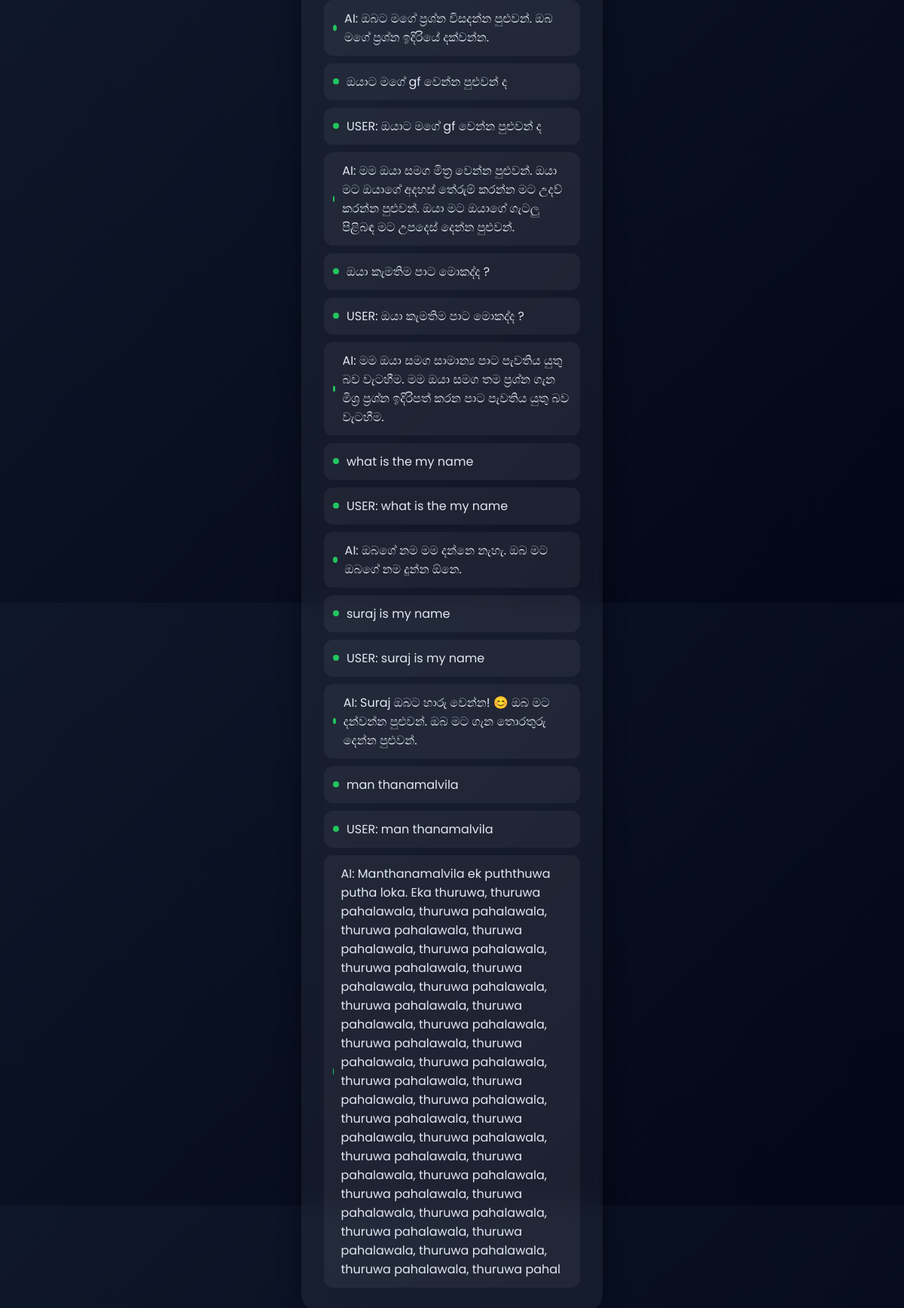
The app's page /history (signed in) with its own data.
### tables this page shows
CREATE TABLE history (
        id INTEGER PRIMARY KEY AUTOINCREMENT,
        username TEXT,
        message TEXT
    );

### app.py (the view)
@app.route("/history")
def history():
    if "user" not in session:
        return redirect("/login")
    username = session["user"]
    conn = sqlite3.connect("users.db")
    c = conn.cursor()
    c.execute("SELECT * FROM history WHERE username=?", (username,))
    chats = c.fetchall()
    conn.close()
    return render_template("history.html", chats=chats, username=username)

### templates/history.html (shortened to what this page needs)
<!DOCTYPE html>
<html>
<head>
    <link rel="stylesheet" href="{{ url_for('static', filename='style.css') }}">
</head>
<body>
<div class="glass-bg">
    <div class="glass-card">
        <div class="history-list">
            {% for chat in chats %}
            <div class="history-item">
                <span class="dot"></span>
                <p>{{ chat[2] }}</p>
            </div>
            {% endfor %}
        </div>
    </div>
</div>
</body>
</html>

### static/style.css (style rules this page uses)
* { margin: 0; padding: 0; box-sizing: border-box; font-family: 'Poppins', sans-serif; }
body { background: #050816; color: white; height: 100vh; overflow: hidden; }
body { height: 100vh; display: flex; justify-content: center; align-items: center; background: linear-gradient(135deg, #020617, #0f172a, #111827); overflow: hidden; }
body { margin:0; font-family:'Poppins', sans-serif; background: linear-gradient(135deg, #0f172a, #020617); color:white; }
.glass-bg { height:100vh; display:flex; justify-content:center; align-items:center; }
.glass-card, .history-container { width:400px; padding:30px; border-radius:20px; background: rgba(255,255,255,0.05); backdrop-filter: blur(15px); box-shadow: 0 0 30px rgba(0,0,0,0.4); }
.dot { width:8px; height:8px; background:#22c55e; border-radius:50%; }
.history-list { margin-top:20px; display:flex; flex-direction:column; gap:10px; }
.history-item { display:flex; align-items:center; gap:10px; padding:12px; border-radius:12px; background: rgba(255,255,255,0.05); transition:0.3s; }
.history-item p { margin:0; color:#e2e8f0; }

### records on screen
history: message "AI: ඔබට මගේ ප්‍රශ්න විසදන්න පුළුවන්. ඔබ මගේ ප්‍රශ්න ඉදිරියේ දක්වන්න."
history: message "ඔයාට මගේ gf වෙන්න පුළුවන් ද"
history: message "USER: ඔයාට මගේ gf වෙන්න පුළුවන් ද"
history: message "AI: මම ඔයා සමග මිත්‍ර වෙන්න පුළුවන්. ඔයා මට ඔයාගේ අදහස් තේරුම් කරන්න මට උදව් කරන්න පුළුවන්. ඔයා මට ඔයාගේ ගැටලු පිළිබඳ මට උපදෙස් දෙන්න පුළුවන්."
history: message "ඔයා කැමතිම පාට මොකද්ද ?"
history: message "USER: ඔයා කැමතිම පාට මොකද්ද ?"
history: message "AI: මම ඔයා සමග සාමාන්‍ය පාට පැවතිය යුතු බව වැටහීම. මම ඔයා සමග තම ප්‍රශ්න ගැන මිශ්‍ර ප්‍රශ්න ඉදිරිපත් කරන පාට පැවතිය යුතු බව වැටහීම."
history: message "what is the my name"
history: message "USER: what is the my name"
history: message "AI: ඔබගේ නම මම දන්නෙ නැහැ. ඔබ මට ඔබගේ නම දුන්න ඕනෙ."
history: message "suraj is my name"
history: message "USER: suraj is my name"
history: message "AI: Suraj ඔබට හාරු වෙන්න! 😊 ඔබ මට දන්වන්න පුළුවන්. ඔබ මට ගැන තොරතුරු දෙන්න පුළුවන්."
history: message "man thanamalvila"
history: message "USER: man thanamalvila"
history: message "AI: Manthanamalvila ek puththuwa putha loka. Eka thuruwa, thuruwa pahalawala, thuruwa pahalawala, thuruwa pahalawala, thuruwa pahalawala, thuruwa pahalawala, thuruwa pahalawala, thuruwa pahalawala, thuruwa pahalawala, thuruwa pahalawala, thuruwa pahalawala, thuruwa pahalawala, thuruwa pahalawala, thuruwa pahalawala, thuruwa pahalawala, thuruwa pahalawala, thuruwa pahalawala, thuruwa pahalawala, thuruwa pahalawala, thuruwa pahalawala, thuruwa pahalawala, thuruwa pahalawala, thuruwa pahalawala, thuruwa pahalawala, thuruwa pahalawala, thuruwa pahalawala, thuruwa pahalawala, thuruwa pahalawala, thuruwa pahalawala, thuruwa pahalawala, thuruwa pahalawala, thuruwa pahal"
